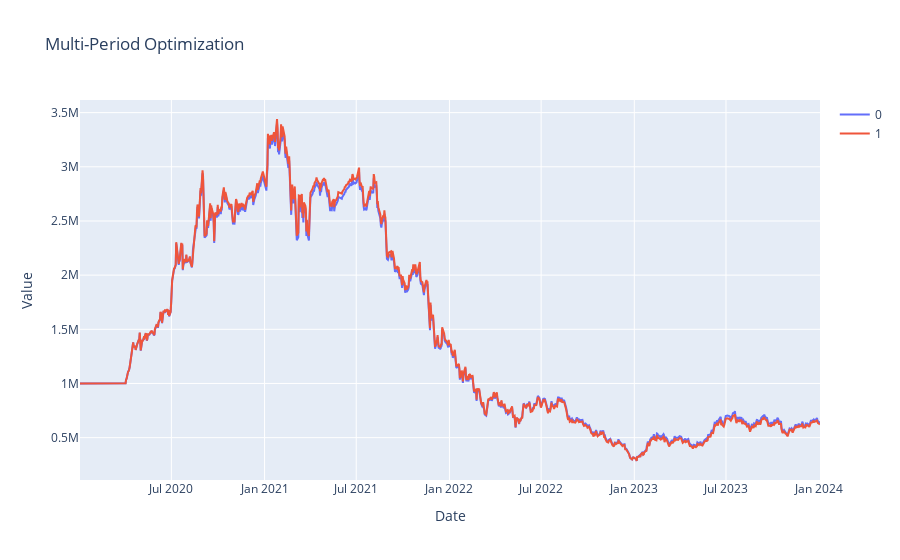

The notebook cell this image was saved under:
### Code cell
fig = go.Figure()
for col in portfolio.performance.columns:
    fig.add_trace(go.Scatter(x=portfolio.performance.index, y=portfolio.performance[col], name=col))

fig.update_layout(title="Multi-Period Optimization", xaxis_title="Date", yaxis_title="Value")
fig.show()

### Figure 1 — Plotly figure (JSON) as saved in the notebook; plotly's stock layout.template omitted (floating-point values rounded to 4 significant figures; data arrays with more than 128 entries replaced by an {"elided": "..."} marker saying what was removed)
{"data": [{"name": "0", "type": "scatter", "x": {"elided": "1007 str values"}, "y": {"elided": "1007 float values"}}, {"name": "1", "type": "scatter", "x": {"elided": "1007 str values"}, "y": {"elided": "1007 float values"}}], "layout": {"title": {"text": "Multi-Period Optimization"}, "xaxis": {"title": {"text": "Date"}}, "yaxis": {"title": {"text": "Value"}}}}
